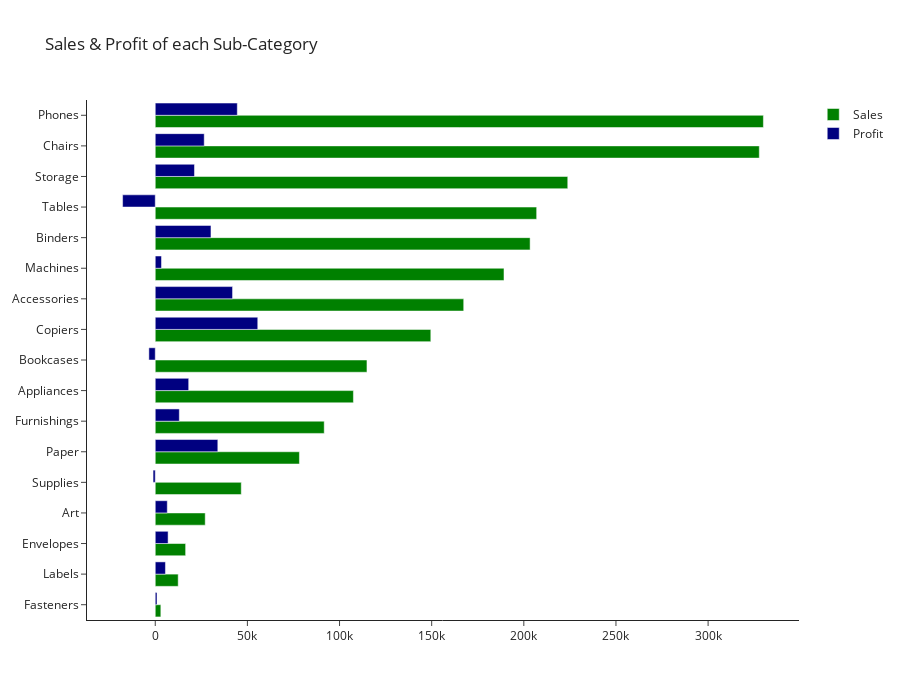

Here is the notebook cell this chart was saved with:
### Markdown cell above
##### Envelopes, paper & Binders are the most profitable product in the store

### Code cell
d = []
for i in data['Sub-Category'].unique():
    sales = round(data[data['Sub-Category']==i]['Sales'].sum(),2)
    profit = round(data[data['Sub-Category']==i]['Profit'].sum(),2)
    d.append([i,sales,profit])
temp = pd.DataFrame(d,columns=['Sub-Category','Sales','Profit'])
temp = temp.sort_values('Sales',ascending=True)

fig = go.Figure(data=[go.Bar(name='Sales',x=temp['Sales'],y=temp['Sub-Category'],orientation='h',marker_color = 'green'),
                      go.Bar(name='Profit',x=temp['Profit'],y=temp['Sub-Category'],orientation='h',marker_color = 'navy')])
fig.update_layout(template='simple_white',title='Sales & Profit of each Sub-Category',height=700) #barmode='stack'
fig.show()

### Figure 1 — Plotly figure (JSON) as saved in the notebook; plotly's stock layout.template omitted (floating-point values rounded to 4 significant figures)
{"data": [{"marker": {"color": "green"}, "name": "Sales", "orientation": "h", "type": "bar", "x": [3024.0, 12440.0, 16480.0, 27110.0, 46670.0, 78220.0, 91680.0, 107500.0, 114880, 149500.0, 167400.0, 189200.0, 203400.0, 207000.0, 223800.0, 327800.0, 330000.0], "y": ["Fasteners", "Labels", "Envelopes", "Art", "Supplies", "Paper", "Furnishings", "Appliances", "Bookcases", "Copiers", "Accessories", "Machines", "Binders", "Tables", "Storage", "Chairs", "Phones"]}, {"marker": {"color": "navy"}, "name": "Profit", "orientation": "h", "type": "bar", "x": [949.5, 5526.0, 6964.0, 6525.0, -1189.0, 33940.0, 13050.0, 18140.0, -3473.0, 55620.0, 41940.0, 3385.0, 30228, -17730.0, 21280.0, 26570.0, 44520.0], "y": ["Fasteners", "Labels", "Envelopes", "Art", "Supplies", "Paper", "Furnishings", "Appliances", "Bookcases", "Copiers", "Accessories", "Machines", "Binders", "Tables", "Storage", "Chairs", "Phones"]}], "layout": {"height": 700, "title": {"text": "Sales & Profit of each Sub-Category"}}}
